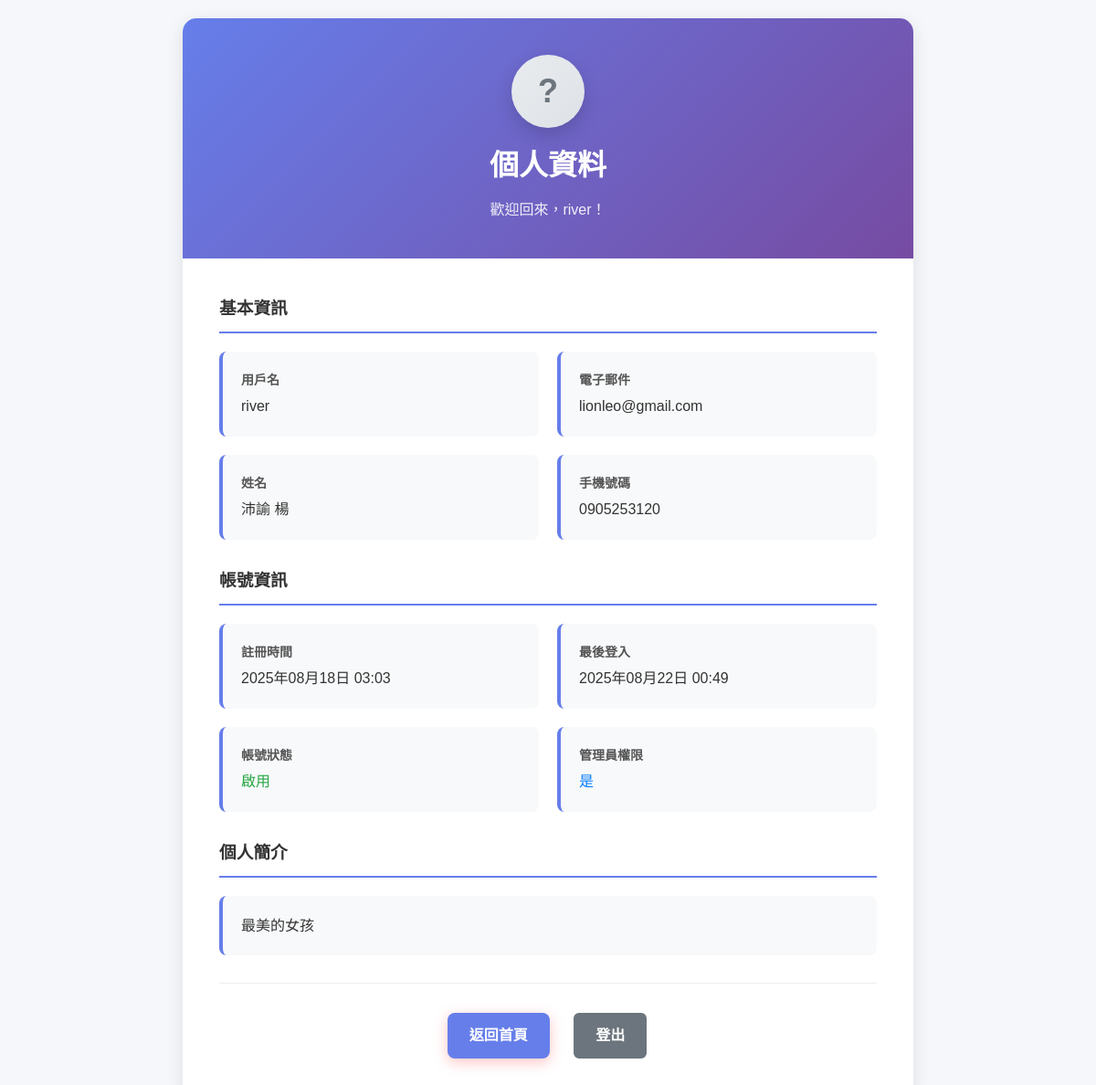
The page /accounts/profile/ (signed in) on the database as committed earlier.
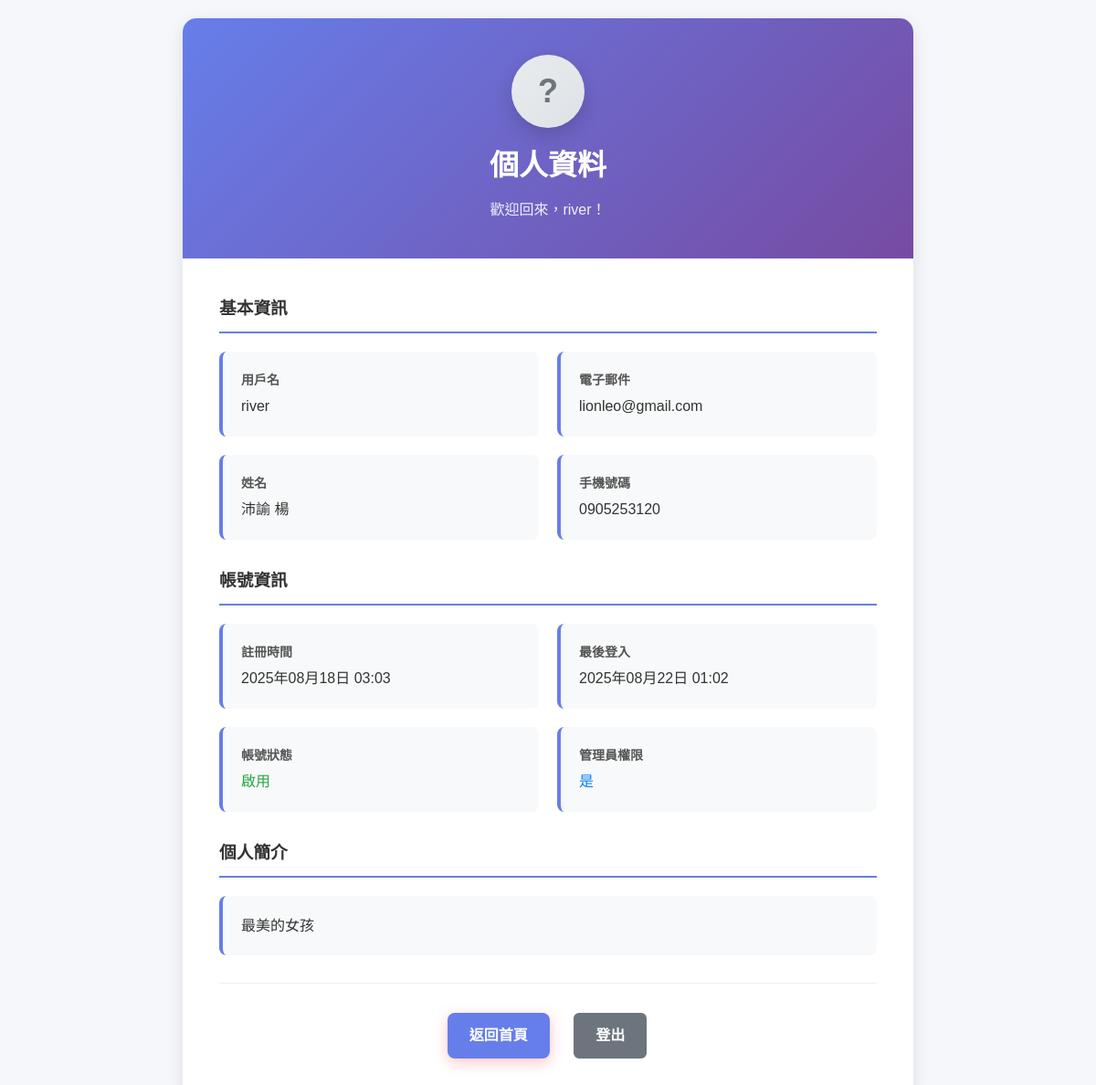
The same page on the database as committed later.
### Accounts/models.py (models this page shows, shortened)
class User(AbstractUser):
    email = models.EmailField(unique=True, verbose_name='電子郵件')
    phone = models.CharField(max_length=15, blank=True, null=True, verbose_name='手機號碼')
    avatar = models.ImageField(upload_to=avatar_upload_to, blank=True, null=True, verbose_name='頭像')
    bio = models.TextField(max_length=500, blank=True, verbose_name='個人簡介')
    date_joined = models.DateTimeField(default=timezone.now, verbose_name='註冊時間')
    last_login = models.DateTimeField(auto_now=True, verbose_name='最後登入')
    class Meta:
        verbose_name = '用戶'
        verbose_name_plural = '用戶'

### Accounts/views.py (the view)
# urls.py: path('profile/', views.profile, name='profile'),
@login_required
def profile(request):
    signer = TimestampSigner()
    avatar_url = None
    if request.user.avatar:
        token = signer.sign(f"{request.user.id}:{request.user.avatar.name}")
        avatar_url = reverse('Accounts:avatar', args=[request.user.id, token])
    return render(request, 'Accounts/profile.html', {
        'user': request.user,
        'avatar_url': avatar_url,
    })

### Accounts/templates/Accounts/profile.html (shortened to what this page needs)
{% load static %}
<!DOCTYPE html>
<html lang="zh-TW">
<head>
    <link rel="stylesheet" href="{% static 'home/css/home.css' %}">
    <link rel="stylesheet" href="{% static 'Accounts/css/profile.css' %}">
</head>
<body>
    <div class="profile-container">
        <div class="profile-card">
            <div class="profile-header">
                <div class="avatar-container">
                    {% if avatar_url %}
                        <img src="{{ avatar_url }}" alt="{{ user.username }} 的頭貼" class="avatar-image">
                    {% else %}
                        <div class="avatar-placeholder">?</div>
                    {% endif %}
                </div>
                <h1>個人資料</h1>
                <p>歡迎回來，{{ user.username }}！</p>
            </div>
            <div class="profile-content">
                <div class="profile-section">
                    <h3>基本資訊</h3>
                    <div class="profile-info">
                        <div class="info-item">
                            <div class="info-label">用戶名</div>
                            <div class="info-value">{{ user.username }}</div>
                        </div>
                        <div class="info-item">
                            <div class="info-label">電子郵件</div>
                            <div class="info-value">{{ user.email|default:"未設定" }}</div>
                        </div>
                        <div class="info-item">
                            <div class="info-label">姓名</div>
                            <div class="info-value">
                                {% if user.first_name or user.last_name %}
                                    {{ user.first_name }} {{ user.last_name }}
                                {% else %}
                                    未設定
                                {% endif %}
                            </div>
                        </div>
                        <div class="info-item">
                            <div class="info-label">手機號碼</div>
                            <div class="info-value">{{ user.phone|default:"未設定" }}</div>
                        </div>
                    </div>
                </div>
                <div class="profile-section">
                    <h3>帳號資訊</h3>
                    <div class="profile-info">
                        <div class="info-item">
                            <div class="info-label">註冊時間</div>
                            <div class="info-value">{{ user.date_joined|date:"Y年m月d日 H:i" }}</div>
                        </div>
                        <div class="info-item">
                            <div class="info-label">最後登入</div>
                            <div class="info-value">{{ user.last_login|date:"Y年m月d日 H:i" }}</div>
                        </div>
                        <div class="info-item">
                            <div class="info-label">帳號狀態</div>
                            <div class="info-value">
                                {% if user.is_active %}
                                    <span style="color: #28a745;">啟用</span>
                                {% else %}
                                    <span style="color: #dc3545;">停用</span>
                                {% endif %}
                            </div>
                        </div>
                        <div class="info-item">
                            <div class="info-label">管理員權限</div>
                            <div class="info-value">
                                {% if user.is_staff %}
                                    <span style="color: #007bff;">是</span>
                                {% else %}
                                    <span style="color: #6c757d;">否</span>
                                {% endif %}
                            </div>
                        </div>
                    </div>
                </div>
                {% if user.bio %}
                <div class="profile-section">
                    <h3>個人簡介</h3>
                    <div class="info-item">
                        <div class="info-value">{{ user.bio }}</div>
                    </div>
                </div>
                {% endif %}
                <div class="profile-actions">
                    <a href="{% url 'home' %}" class="btn btn-primary">返回首頁</a>
                    <a href="{% url 'Accounts:logout' %}" class="btn btn-secondary">登出</a>
                </div>
            </div>
        </div>
    </div>
</body>
</html>

### home/static/home/css/home.css (style rules this page uses)
* { margin: 0; padding: 0; box-sizing: border-box; }
body { font-family: 'Noto Sans TC', sans-serif; line-height: 1.6; color: #333; background-color: #f8f9fa; }
.btn { padding: 1rem 2rem; border: none; border-radius: 50px; font-size: 1rem; font-weight: 600; cursor: pointer; transition: all 0.3s ease; text-decoration: none; display: inline-block; }
.btn-primary { background: #ff6b6b; color: white; box-shadow: 0 4px 15px rgba(255,107,107,0.4); }
.btn-secondary { background: transparent; color: white; border: 2px solid white; }

### Accounts/static/Accounts/css/profile.css (style rules this page uses)
.profile-container { min-height: 100vh; background: #f5f7fa; padding: 20px; }
.profile-card { background: white; border-radius: 15px; box-shadow: 0 5px 20px rgba(0, 0, 0, 0.1); max-width: 800px; margin: 0 auto; overflow: hidden; }
.profile-header { background: linear-gradient(135deg, #667eea 0%, #764ba2 100%); color: white; padding: 40px; text-align: center; }
.avatar-container { width: 80px; height: 80px; margin: 0 auto 16px; border-radius: 50%; overflow: hidden; box-shadow: 0 8px 20px rgba(0, 0, 0, 0.15); background: linear-gradient(135deg, #e9ecef 0%, #dee2e6 100%); display: flex; align-items: center; justify-content: center; }
.avatar-placeholder { color: #6c757d; font-weight: 700; font-size: 36px; }
.profile-header h1 { margin: 0; font-size: 32px; margin-bottom: 10px; }
.profile-header p { margin: 0; opacity: 0.9; font-size: 16px; }
.profile-content { padding: 40px; }
.profile-section { margin-bottom: 30px; }
.profile-section h3 { color: #333; border-bottom: 2px solid #667eea; padding-bottom: 10px; margin-bottom: 20px; }
.profile-info { display: grid; grid-template-columns: repeat(auto-fit, minmax(250px, 1fr)); gap: 20px; }
.info-item { background: #f8f9fa; padding: 20px; border-radius: 8px; border-left: 4px solid #667eea; }
.info-label { font-weight: 600; color: #555; margin-bottom: 5px; font-size: 14px; }
.info-value { color: #333; font-size: 16px; }
.profile-actions { text-align: center; margin-top: 30px; padding-top: 30px; border-top: 1px solid #eee; }
.btn { display: inline-block; padding: 12px 24px; margin: 0 10px; border-radius: 8px; text-decoration: none; font-weight: 600; transition: all 0.3s ease; }
.btn-primary { background: #667eea; color: white; }
.btn-secondary { background: #6c757d; color: white; }

Rows that differ between the two databases and show on the page:
changed User "river": last_login "2025年08月22日 00:49" → "2025年08月22日 01:02"
